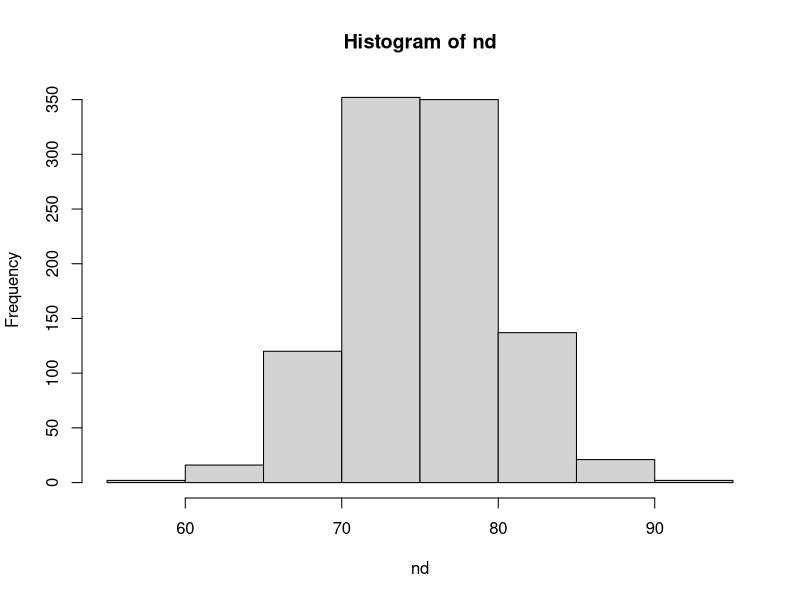
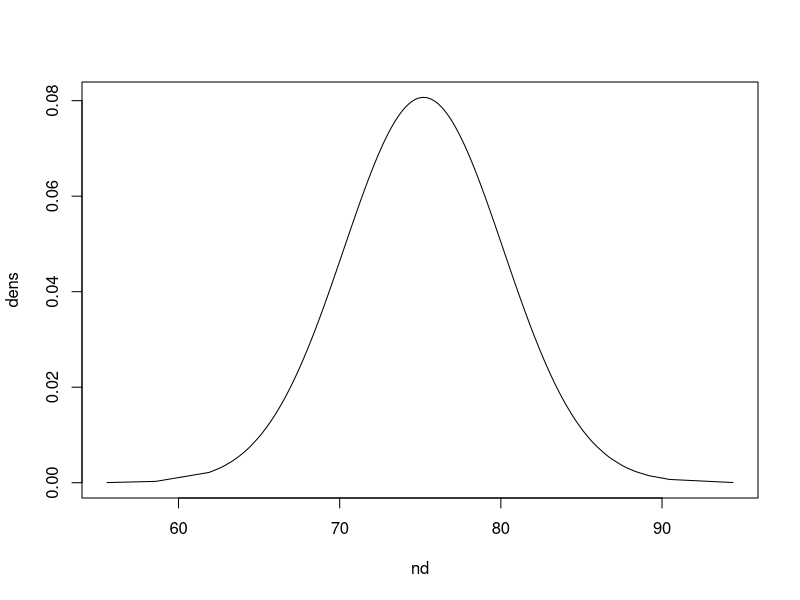
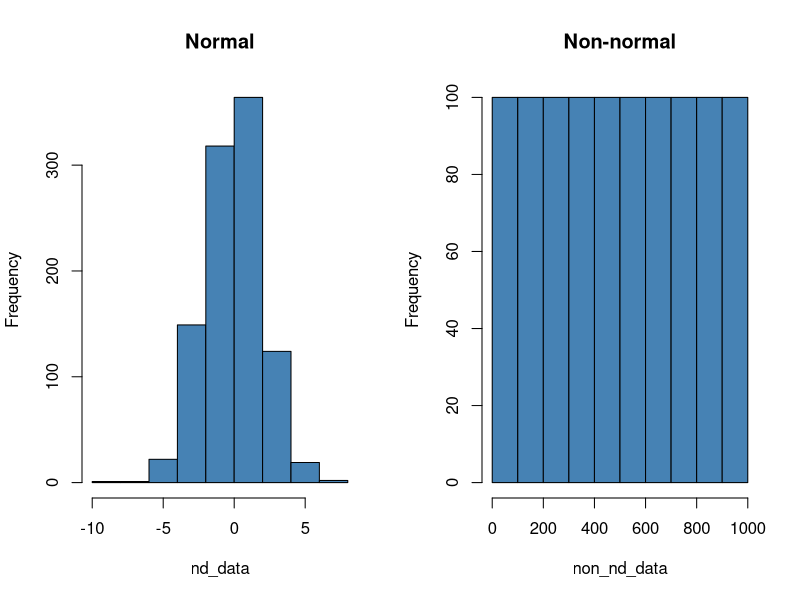
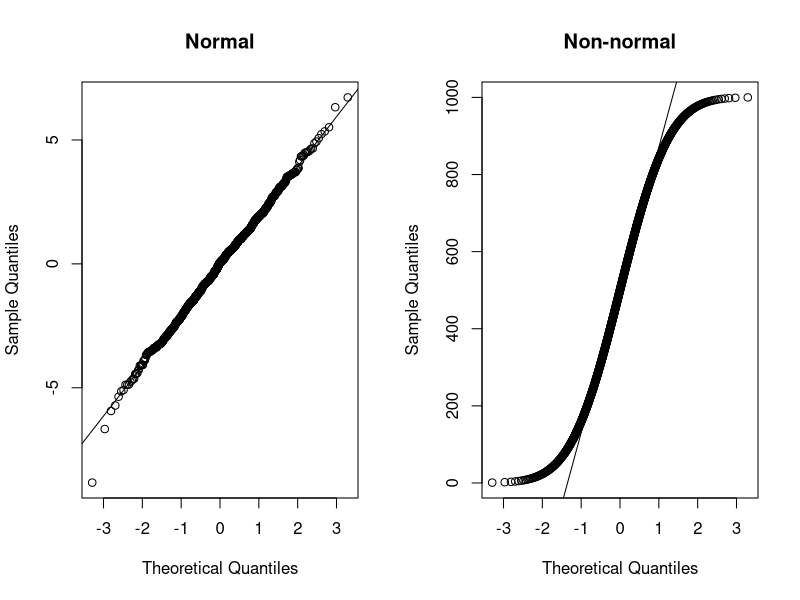

R code for these plots, in order:
## ---- chunk 1
a=sample(1:10,10, replace=T) 
a
## ---- chunk 2
as.data.frame(table(a))
## ---- chunk 3
a=sample(1:10,10000, replace=T) 
## ---- chunk 4
as.data.frame(table(a))
## ---- chunk 5
library(gtools)
all_num=4
choose=2

res<- permutations(n= all_num, r = choose, v = c(1:all_num))
res
## ---- chunk 6
print (nrow(res))
## ---- chunk 7
(4*3*2*1)/(2*1)
## ---- chunk 8
factorial(4) / factorial(2)
## ---- chunk 9
library(gtools)
all_num=4
choose=2

res<- combinations(n= all_num, r = choose, v = c(1:all_num))
res
## ---- chunk 10
print (nrow(res))
## ---- chunk 11
(4*3*2*1)/((2*1)*(2*1))
## ---- chunk 12
factorial(4) / (factorial(4-2)*factorial(2))
## ---- chunk 13
p=0.2
n=4
## ---- chunk 14
p0=(0.8*0.8*0.8*0.8)
p0
## ---- chunk 15
p1=(0.2*0.8*0.8*0.8)*4
p1
## ---- chunk 16
factorial(4) / (factorial(4-2)*factorial(2))
## ---- chunk 17
p2=(0.2*0.2*0.8*0.8)*6
p2
## ---- chunk 18
factorial(4) / (factorial(4-3)*factorial(3))
## ---- chunk 19
p3=(0.2*0.2*0.2*0.8)*4
p3
## ---- chunk 20
p4=(0.2*0.2*0.2*0.2)
p4
## ---- chunk 21
P_at_least_one=p1+p2+p3+p4
P_at_least_one
## ---- chunk 22
P_at_least_one2=1-0.8*0.8*0.8*0.8
P_at_least_one2
## ---- chunk 23
4*3*2*1
## ---- chunk 24
e=2.71828
#D(4)=(4!+1)/e

D_4=floor((4*3*2*1+1)/e)
D_4
## ---- chunk 25
Q1=(floor((4*3*2*1+1)/e))/(4*3*2*1)
Q1
## ---- chunk 26
4*3*2*1
## ---- chunk 27
e=2.71828
#D(3)=(3!+1)/e

D_3=floor((3*2*1+1)/e)
D_3
## ---- chunk 28
Q2=(4*2)/(4*3*2*1)
Q2
## ---- chunk 29
factorial(4) / (factorial(4-2)*factorial(2))
## ---- chunk 30
Q3=6/(4*3*2*1)
Q3
## ---- chunk 31
Q4=1/(4*3*2*1)
Q4
## ---- chunk 32
Q1+Q2+Q3+Q4
## ---- chunk 33
n = 4 # number of people in a room
p = 0.2 # snoring

dbinom(x=1, size=n, prob=p) # 1 people snoring Probability
## ---- chunk 34
n = 4 # number of people in a room
p = 0.2 # snoring

dbinom(x=c(0,1,2,3,4), size=n, prob=p) # 1 people snoring Probability
## ---- chunk 35
sum(dbinom(x=c(0,1,2,3,4), size=n, prob=p))
## ---- chunk 36
pbinom(q=1, size=n,prob=p, lower.tail=TRUE) 
## ---- chunk 37
a=rbinom(1000,size=4,0.2) 

table(a)
## ---- chunk 38
dnorm(0, mean = 1, sd = 2)
## ---- chunk 39
pnorm(q=70,mean=75,sd=5)
## ---- chunk 40
1-pnorm(q=80,mean=75,sd=5)
## ---- chunk 41
qnorm(p=0.25,mean=75,sd=5)
## ---- chunk 42
qnorm(p=0.75,mean=75,sd=5)
## ---- chunk 43
nd=rnorm(n=1000,mean=75,sd=5)
nd=sort(nd)
## ---- chunk 44
mean(nd)
## ---- chunk 45
sd(nd)
## ---- chunk 46
hist(nd)
## ---- chunk 47
dens=dnorm(nd,mean=mean(nd),sd=sd(nd))
## ---- chunk 48
plot(nd,dens,type='l')
## ---- chunk 49
nd_data=rnorm(n=1000,mean=0,sd=2)
nd_data=sort(nd_data)
## ---- chunk 50
non_nd_data=seq(1:1000)
non_nd_data=sort(non_nd_data)
## ---- chunk 51
#define plotting region
par(mfrow=c(1,2)) 

#create histogram for both datasets
hist(nd_data, col='steelblue', main='Normal')
hist(non_nd_data, col='steelblue', main='Non-normal')
## ---- chunk 52
#define plotting region
par(mfrow=c(1,2)) 

#create Q-Q plot for both datasets
qqnorm(nd_data, main='Normal')
qqline(nd_data)

qqnorm(non_nd_data, main='Non-normal')
qqline(non_nd_data)
## ---- chunk 53
#perform shapiro-wilk test
shapiro.test(nd_data)
## ---- chunk 54
#perform shapiro-wilk test
shapiro.test(non_nd_data)
## ---- chunk 55
sessionInfo()
